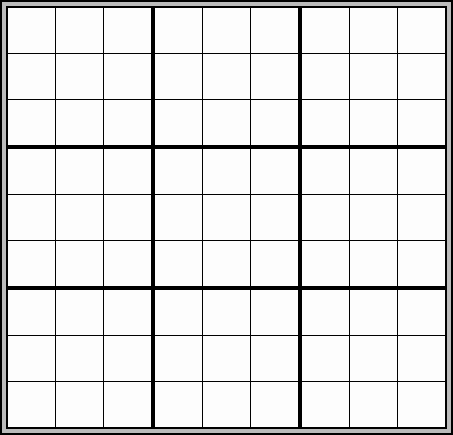
#> input picture ira_stuff/res/sudoku_blankgrid.png, 453 x 435 px, found by its file name
$ python SudokuSolver.py
#> lines starting #> are read from the running program, lines starting #| are printed output that depends on the picture; after the words box and inside, x2 and y2 are one past the last pixel; in counts of white or black regions, pixels touching at a corner belong together
import numpy as np
import cv2
import time

class SudokuSolver:
    def __init__(self, matrix, delay=0, show=True):
        self.matrix = matrix
        self.unassigned = -1
        self.delay = delay
        self.end = 0
        self.start = time.time()
        self.count = 0
        self.solved = True
        self.show = show

        self.countZero()

        if self.show: self.showSudokuInit()

        self.findPossible()
        self.assignValue()

        while self.unassigned != 0:
            prev_matrix = self.matrix.copy()

            self.updatePossible()
            self.assignValue()

            if self.show: self.showSudoku()

            if np.array_equal(self.matrix, prev_matrix):
                self.updatePossible()
                self.resolveRow()
                if self.show: self.showSudoku()

            if np.array_equal(self.matrix, prev_matrix):
                self.updatePossible()
                self.resolveCol()
                if self.show: self.showSudoku()

            if np.array_equal(self.matrix, prev_matrix):
                self.updatePossible()
                self.resolveBox()
                if self.show: self.showSudoku()

            if np.array_equal(self.matrix, prev_matrix):
                self.solved = False
                break
        if self.show:
            cv2.putText(self.grid, f"Time taken: {round(self.end*1000)} ms", (10, self.grid.shape[0]-10), cv2.FONT_HERSHEY_SIMPLEX, 1, (0, 0, 0), 2)
            cv2.waitKey(0)
            cv2.imwrite('./ira_stuff/res/sudoku_solved.jpg', self.grid)
            cv2.destroyAllWindows()

    def countZero(self):
        for row in self.matrix:
            self.count+=list(row).count(0)
        self.count = 81 - self.count

    def getBox(self, i, j):
        box = list()
        position = list()
        startRow = i - i % 3
        startCol = j - j % 3
        for i in range(3):
            for j in range(3):
                box.append(self.matrix[i + startRow][j + startCol])
                position.append((i + startRow, j + startCol))
        return box, position

    def findPossible(self):
        for i, row in enumerate(self.matrix):
            for j, val in enumerate(row):
                if val == 0:
                    possible_val = list()
                    box, _ = self.getBox(i, j)
                    for number in range(1, 10):
                        if number not in row and number not in self.matrix[:, j] and number not in box:
                            possible_val.append(number)
                    self.matrix[i][j] = possible_val

    def updatePossible(self):
        for i, row in enumerate(self.matrix):
            for j, val in enumerate(row):
                if isinstance(val, list):
                    possible_val = list()
                    box, _ = self.getBox(i, j)
                    for number in range(1, 10):
                        if number not in row and number not in self.matrix[:, j] and number not in box:
                            possible_val.append(number)
                    self.matrix[i][j] = possible_val

    def assignValue(self):
        self.unassigned = 0
        for i, row in enumerate(self.matrix):
            for j, val in enumerate(row):
                if isinstance(val, list):
                    if len(val) == 1:
                        self.matrix[i][j] = val[0]
                        if self.show:
                            px1 = int(self.cell/2+self.cell*i+8)
                            px2 = int(self.cell/2+self.cell*j)
                            cv2.putText(self.grid, str(self.matrix[i][j]), (px2, px1), cv2.FONT_HERSHEY_SIMPLEX, 1, (20, 40, 200), 2)
                    else:
                        self.unassigned += 1

    def resolveRow(self, trans=False):
        for i, row in enumerate(self.matrix):
            positions = list()
            numbers = list()
            for j, val in enumerate(row):
                if isinstance(val, list):
                    for _ in range(len(val)):
                        positions.append((i,j))
                    numbers += val
            numbers = np.array(numbers)
            unique, counts = np.unique(numbers, return_counts=True)
            for idx, count in enumerate(counts):
                if count == 1:
                    coords = positions[int(np.where(numbers==unique[idx])[0])]
                    self.matrix[coords[0]][coords[1]] = unique[idx]
                    if self.show:
                        if trans:
                            px1 = int(self.cell/2+self.cell*coords[1]+8)
                            px2 = int(self.cell/2+self.cell*coords[0])
                            cv2.putText(self.grid, str(self.matrix[coords[0]][coords[1]]), (px2, px1), cv2.FONT_HERSHEY_SIMPLEX, 1, (20, 40, 200), 2)
                        else:
                            px1 = int(self.cell/2+self.cell*coords[0]+8)
                            px2 = int(self.cell/2+self.cell*coords[1])
                            cv2.putText(self.grid, str(self.matrix[coords[0]][coords[1]]), (px2, px1), cv2.FONT_HERSHEY_SIMPLEX, 1, (20, 40, 200), 2)

    def resolveCol(self):
        self.matrix = self.matrix.transpose()
        self.resolveRow(True)
        self.matrix = self.matrix.transpose()

    def resolveBox(self):
        for i in range(0, 9, 3):
            for j in range(0, 9, 3):
                box, coords = self.getBox(i, j)
                positions = list()
                numbers = list()
                for idx, val in enumerate(box):
                    if isinstance(val, list):
                        for _ in range(len(val)):
                            positions.append(coords[idx])
                        numbers += val
                numbers = np.array(numbers)
                unique, counts = np.unique(numbers, return_counts=True)
                for idx, count in enumerate(counts):
                    if count == 1:
                        coords = positions[int(np.where(numbers==unique[idx])[0])]
                        self.matrix[coords[0]][coords[1]] = unique[idx]
                        if self.show:
                            px1 = int(self.cell/2+self.cell*coords[0]+8)
                            px2 = int(self.cell/2+self.cell*coords[1])
                            cv2.putText(self.grid, str(self.matrix[coords[0]][coords[1]]), (px2, px1), cv2.FONT_HERSHEY_SIMPLEX, 1, (20, 40, 200), 2)

    def showSudokuInit(self):
        self.grid = cv2.imread('./ira_stuff/res/sudoku_blankgrid.png')
#> self.grid is the input picture: shape (435, 453, 3); min 0, max 253, mean 226.6

        cv2.namedWindow("Sudoku", cv2.WINDOW_NORMAL)
        cv2.resizeWindow("Sudoku", 435, 435)

        height, width, color = self.grid.shape
#> height = 435; width = 453; color = 3
        self.cell = int((height-45)/8)
#> self.cell = 48

        self.grid = cv2.copyMakeBorder(self.grid, 0, 80, 0, 0, cv2.BORDER_CONSTANT, value=(255,255,255))
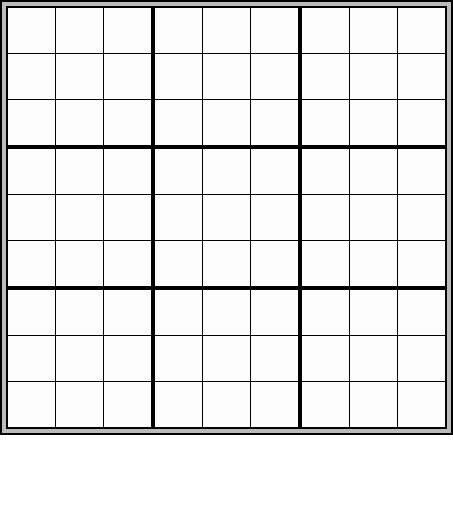
#> self.grid: shape (515, 453, 3); min 0, max 255, mean 231
        cv2.putText(self.grid, f"Numbers given: {self.count}", (10, self.grid.shape[0]-50), cv2.FONT_HERSHEY_SIMPLEX, 1, (0, 0, 0), 2)
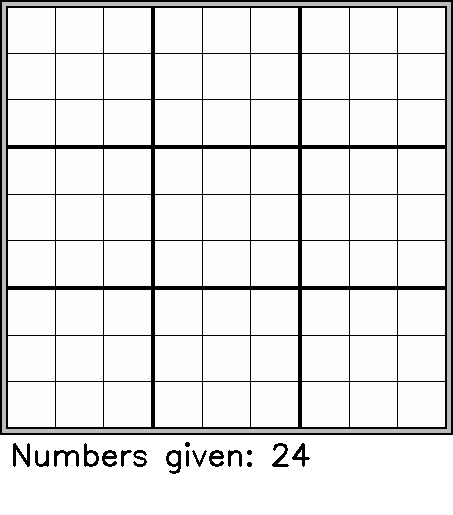
#> self.grid: shape (515, 453, 3); 0.83% of pixels changed, all inside (x1, y1, x2, y2) = (13, 442, 310, 474)


        for i, row in enumerate(self.matrix):
            for j, val in enumerate(row):
                if val != 0:
                    self.matrix[i][j] = val
                    px1 = int(self.cell/2+self.cell*i+8)
                    px2 = int(self.cell/2+self.cell*j)
                    cv2.putText(self.grid, str(self.matrix[i][j]), (px2, px1), cv2.FONT_HERSHEY_SIMPLEX, 1, (0, 0, 0), 2)
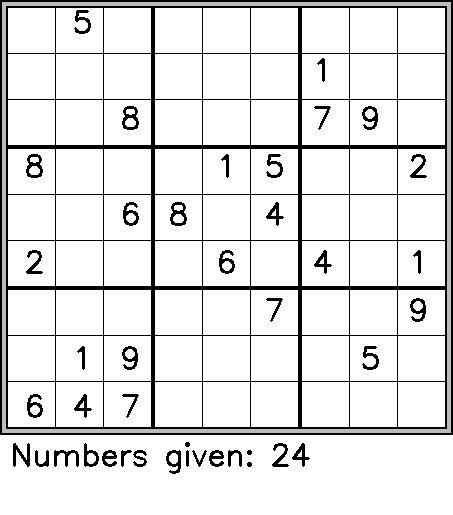
#> self.grid: shape (515, 453, 3); 1.57% of pixels changed, all inside (x1, y1, x2, y2) = (26, 10, 427, 418)

        cv2.imshow("Sudoku", self.grid)

    def showSudoku(self):
        self.end += time.time()-self.start
        grid_copy = self.grid.copy()
        cv2.putText(grid_copy, f"Time taken: {round(self.end*1000)} ms", (10, grid_copy.shape[0]-10), cv2.FONT_HERSHEY_SIMPLEX, 1, (0, 0, 0), 2)

        cv2.imshow("Sudoku", grid_copy)
        cv2.waitKey(1)
        time.sleep(self.delay)
        self.start = time.time()


if __name__ == "__main__":
    matrix = np.array([
        [0,5,0,0,0,0,0,0,0],
        [0,0,0,0,0,0,1,0,0],
        [0,0,8,0,0,0,7,9,0],
        [8,0,0,0,1,5,0,0,2],
        [0,0,6,8,0,4,0,0,0],
        [2,0,0,0,6,0,4,0,1],
        [0,0,0,0,0,7,0,0,9],
        [0,1,9,0,0,0,0,5,0],
        [6,4,7,0,0,0,0,0,0]
    ], dtype=object)
    start = time.time()
    ss = SudokuSolver(matrix, 0, True)
#> the loop in findPossible, `for i, row in enumerate(self.matrix):` made 9 passes
#> the loop in assignValue, `for i, row in enumerate(self.matrix):` made 9 passes
#> after the loop in assignValue, `for i, row in enumerate(self.matrix):`:
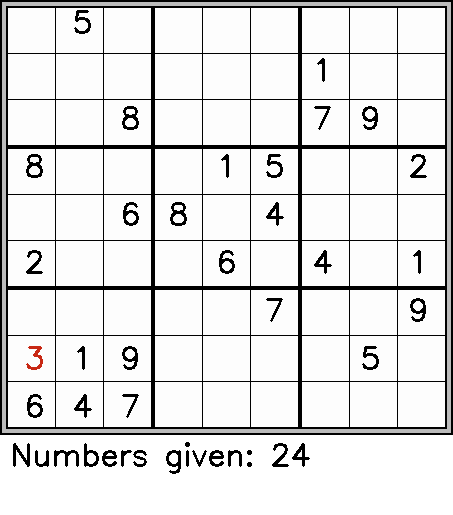
#> self.grid: shape (515, 453, 3); 0.07% of pixels changed, all inside (x1, y1, x2, y2) = (26, 346, 43, 370)
#> after the loop in assignValue, `for i, row in enumerate(self.matrix):`: self.unassigned = 56
#> the loop in __init__, `while self.unassigned != 0:` made 5 passes
#> pass 1, in showSudoku, `cv2.imshow("Sudoku", grid_copy)`:
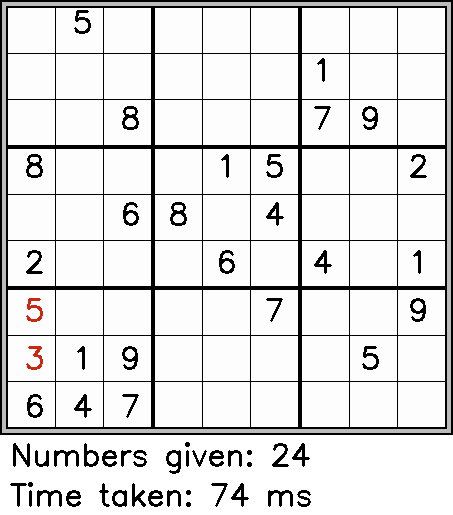
#> window 'Sudoku': shape (515, 453, 3); mean B, G, R 222.6, 222.7, 222.9
#> pass 2, in showSudoku (call 2), `cv2.imshow("Sudoku", grid_copy)`:
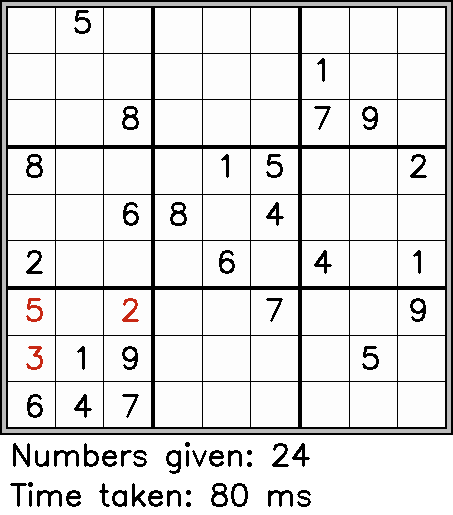
#> window 'Sudoku': shape (515, 453, 3); mean B, G, R 222.3, 222.4, 222.7
#> (the run stopped early here; a loop or call above may not have finished)
